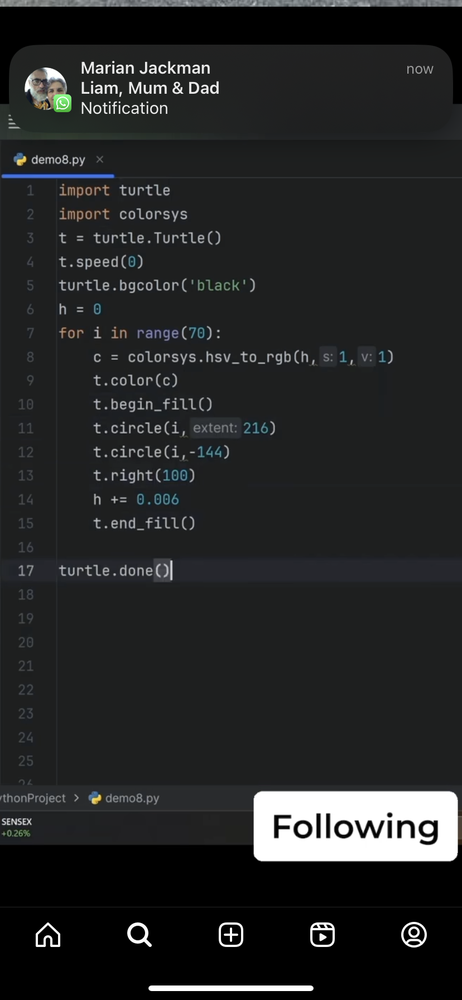
#> input picture images/learning/learning002.PNG, 462 x 1000 px, shrunk from 828 x 1792 before the run, given in place of 4504_0230750.jpg, which was not available
$ python sketch.py
#> lines starting #> are read from the running program, lines starting #| are printed output that depends on the picture; pictures that were not available may be replaced by others from this repository, and a replacement may not be noted
''' sketch.py '''
import cv2
INPUT_IMAGE = "Y:/Pictures/avatars/4504_0230750.jpg"
OUTPUT_IMAGE = "E:/temp/sketch.jpg"


def image_to_sketch(its_input, its_output):
    ''' image to sketch converter'''
#> called with its_input = 'Y:/Pictures/avatars/4504_0230750.jpg', its_output = 'E:/temp/sketch.jpg'
    image = cv2.imread(its_input)
#> image is the input picture: shape (1000, 462, 3); mean B, G, R 37.6, 37.2, 36.1
    gray_image = cv2.cvtColor(image, cv2.COLOR_BGR2GRAY)
    inverted = 255-gray_image
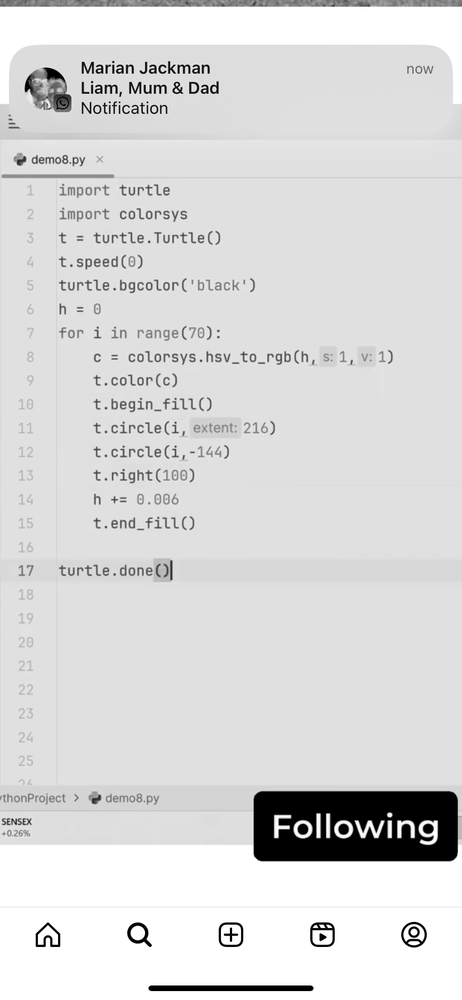
#> inverted: shape (1000, 462); min 0, max 255, mean 217.9
    blur = cv2.GaussianBlur(inverted, (21, 21), 0)
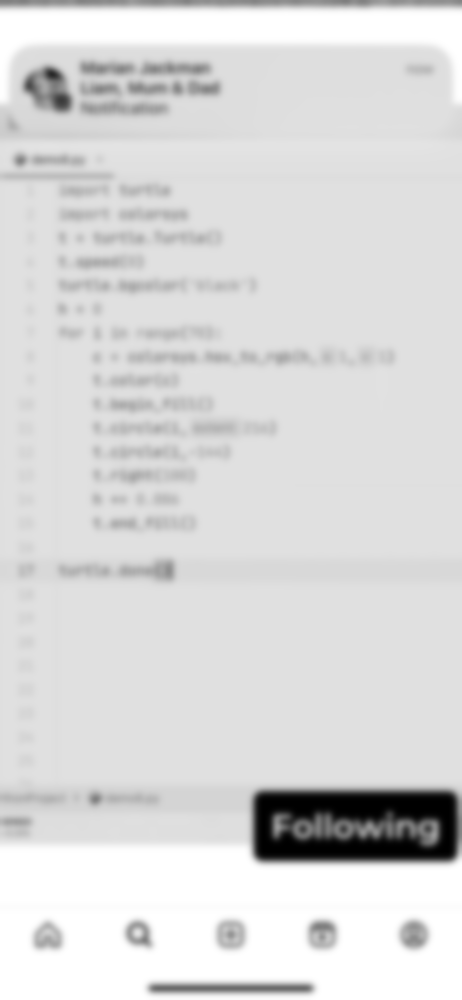
#> blur: shape (1000, 462); min 0, max 255, mean 217.9
    invertedblur = 255-blur
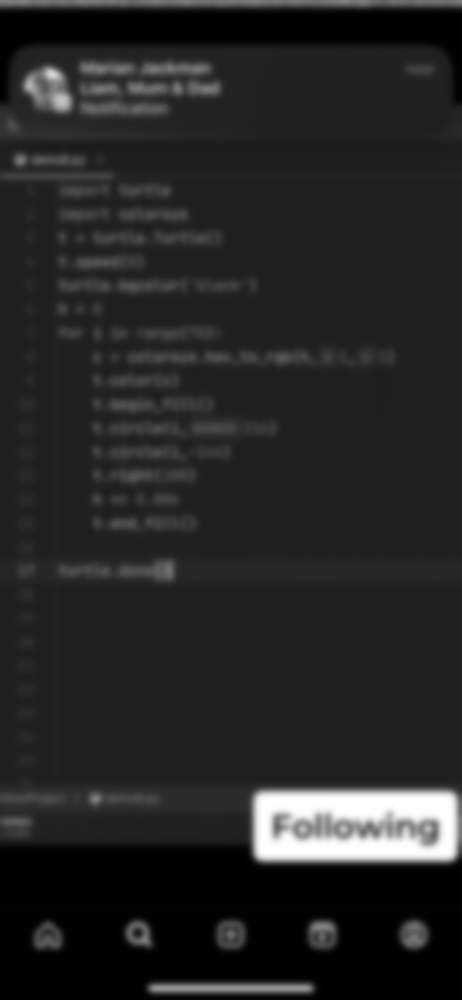
#> invertedblur: shape (1000, 462); min 0, max 255, mean 37.1
    sketch = cv2.divide(gray_image, invertedblur, scale=256.0)
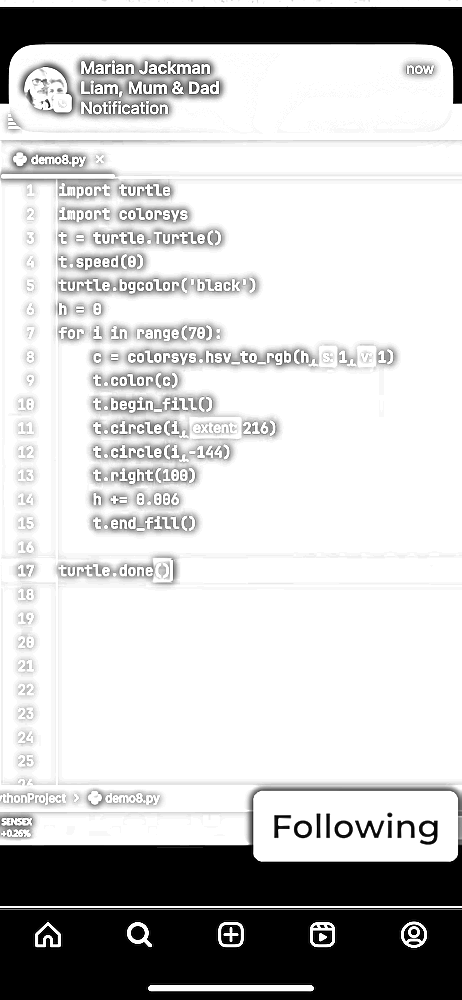
#> sketch: shape (1000, 462); min 0, max 255, mean 198.8
    cv2.imwrite(its_output, sketch)
    return sketch


def main():
    ''' main function '''
    cv2.imshow("image", image_to_sketch(INPUT_IMAGE, OUTPUT_IMAGE))


if __name__ == "__main__":
    main()
